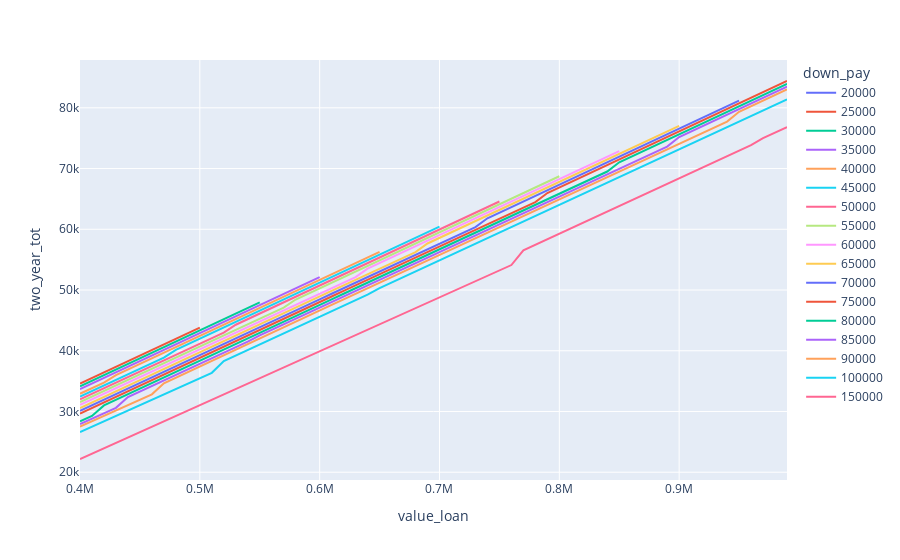

The cell this chart's notebook holds for it:
### Code cell
Mort.plot_x_value_loan("two_year_tot", "down_pay")
